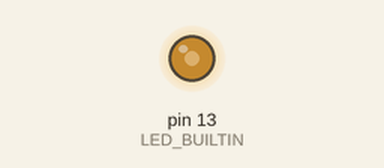
This sketch was run on a simulated Teensy 4. Parts: output pins drawn as LEDs (lit = HIGH). What the sketch prints to the serial monitor is not drawn.

Above: at 0.2 s.
Timing chart, 0 to 1.7 s (numbered marks = the images above):
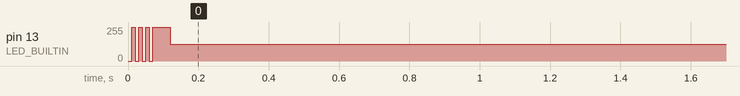

Measured:
- by itself, pin 13 (LED_BUILTIN): 0/255 → 127/255 at 0.01 s

The sketch:

DAC_receive_old.ino
```cpp
#include <SPI.h>

#define BUFFER_SIZE 1024  // Adjust based on memory constraints
volatile uint16_t buffer[BUFFER_SIZE];
volatile int readIndex = 0;
volatile int writeIndex = 0;
volatile int availableSamples = 0;
const int sampleRate = 100;

IntervalTimer sampleTimer;

void setup() {
    Serial.begin(0);  // USB Serial operates at max speed (250 Mbit/s)
    pinMode(LED_BUILTIN, OUTPUT);

    sampleTimer.begin(dacOutput, 1000000 / sampleRate);  // DAC update interrupt
}

void loop() {
    // Send "ready" signal if buffer has space
    if (availableSamples < BUFFER_SIZE - 64) {  // Leave margin for safety
        Serial.write('R');
    }

    // Read incoming samples from PC
    while (Serial.available() >= 2 && availableSamples < BUFFER_SIZE) {
        int16_t sample = Serial.read() | (Serial.read() << 8);  // Read 16-bit sample
        buffer[writeIndex] = sample;
        writeIndex = (writeIndex + 1) % BUFFER_SIZE;
        availableSamples++;
    }
}

// Timer interrupt for DAC output
void dacOutput() {
    if (availableSamples > 0) {
        int16_t sample = buffer[readIndex];
        readIndex = (readIndex + 1) % BUFFER_SIZE;
        availableSamples--;

        analogWrite(A14, (sample + 32768) >> 4);  // Send sample to DAC
    } else {
        digitalWrite(LED_BUILTIN, !digitalRead(LED_BUILTIN));  // Blink LED on buffer underrun
    }
}
```
